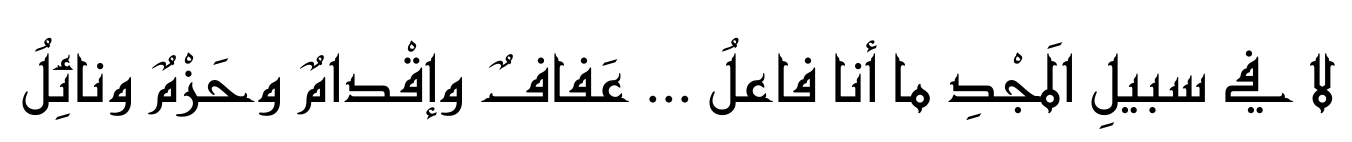
#> input picture test/7/2.png, 1352 x 142 px
$ jupyter execute --allow-errors final_version_right.ipynb   (older library calls are emulated)
#> lines starting #> are read from the running program, lines starting #| are printed output that depends on the picture; after the words box and inside, x2 and y2 are one past the last pixel; in counts of white or black regions, pixels touching at a corner belong together
#> further down, image is the input picture: PIL image 1352x142 RGBA; mean R, G, B, A 233.7, 233.7, 233.7, 255
### feature_extraction.py
from skimage.feature import greycomatrix, greycoprops
from skimage.filters import gabor_kernel
import numpy as np
import math
from scipy import ndimage as nd
import cv2
from skimage import feature,morphology
from pre_processing import *
# from commonfunctions import *
from collections import Counter
from scipy.signal import argrelextrema
from scipy.signal import convolve2d


# [185 lines left out: functions GLCM_features, compute_feats, gabor_filter, get_max_theta, skew_detection, project_image_diagonal and 8 more, not called in this run]


def count_ones(img):
    return np.sum(img) / (img.shape[0] * img.shape[1])


# [95 lines left out: functions LBP, LVL, not called in this run]


def lpq(img,winSize=3,freqestim=1,mode='nh'):
    rho=0.90

    STFTalpha=1/winSize  # alpha in STFT approaches (for Gaussian derivative alpha=1)
    sigmaS=(winSize-1)/4 # Sigma for STFT Gaussian window (applied if freqestim==2)
    sigmaA=8/(winSize-1) # Sigma for Gaussian derivative quadrature filters (applied if freqestim==3)

    convmode='valid' # Compute descriptor responses only on part that have full neigborhood. Use 'same' if all pixels are included (extrapolates np.image with zeros).

    img=np.float64(img) # Convert np.image to double
    r=(winSize-1)/2 # Get radius from window size
    x=np.arange(-r,r+1)[np.newaxis] # Form spatial coordinates in window

    if freqestim==1:  #  STFT uniform window
        #  Basic STFT filters
        w0=np.ones_like(x)
        w1=np.exp(-2*np.pi*x*STFTalpha*1j)
        w2=np.conj(w1)

    ## Run filters to compute the frequency response in the four points. Store np.real and np.imaginary parts separately
    # Run first filter
    filterResp1=convolve2d(convolve2d(img,w0.T,convmode),w1,convmode)
    filterResp2=convolve2d(convolve2d(img,w1.T,convmode),w0,convmode)
    filterResp3=convolve2d(convolve2d(img,w1.T,convmode),w1,convmode)
    filterResp4=convolve2d(convolve2d(img,w1.T,convmode),w2,convmode)

    # Initilize frequency domain matrix for four frequency coordinates (np.real and np.imaginary parts for each frequency).
    freqResp=np.dstack([filterResp1.real, filterResp1.imag,
                        filterResp2.real, filterResp2.imag,
                        filterResp3.real, filterResp3.imag,
                        filterResp4.real, filterResp4.imag])

    ## Perform quantization and compute LPQ codewords
    inds = np.arange(freqResp.shape[2])[np.newaxis,np.newaxis,:]
    LPQdesc=((freqResp>0)*(2**inds)).sum(2)

    ## Switch format to uint8 if LPQ code np.image is required as output
    if mode=='im':
        LPQdesc=np.uint8(LPQdesc)

    ## Histogram if needed
    if mode=='nh' or mode=='h':
        LPQdesc=np.histogram(LPQdesc.flatten(),range(256))[0]

    ## Normalize histogram if needed
    if mode=='nh':
        LPQdesc=LPQdesc/LPQdesc.sum()

    #print(LPQdesc)
    return LPQdesc
def hu_moments_func(test_image):
    return cv2.HuMoments(cv2.moments(test_image)).flatten()

### final_version_right.ipynb
[cell 1]
import os
from PIL import Image
import numpy as np
import cv2
from commonfunctions import *
from feature_extraction import *
from sklearn.neural_network import MLPClassifier
from sklearn.model_selection import GridSearchCV
from sklearn.ensemble import RandomForestClassifier, VotingClassifier
import joblib
from sklearn.svm import LinearSVC,SVC
from sklearn.model_selection import cross_val_score
from sklearn.decomposition import PCA
from skimage.filters import threshold_otsu

# Preprocessing Functions

the preprocessing that we are using
1-otsu thresholding to determine the threshold to convert our grayscale pics to binary
2-inverting backgrounds to make all images have black background and white text
3-cropping the text from the images (increased accuracy by 1%)

[cell 2]
def pre_process(img):
    thresh = threshold_otsu(img)
#> thresh = 135
    binary = img > thresh
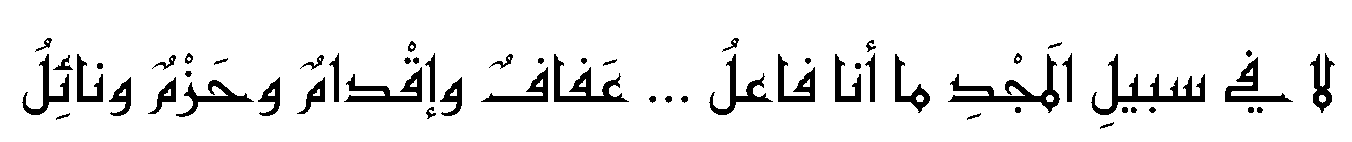
#> binary: shape (142, 1352) bool; 91.4% white; 58 black regions, largest, box (x1, y1, x2, y2) and area: (1091, 54, 1205, 115) 1529, (948, 54, 1060, 113) 1475, (554, 54, 629, 102) 1126
    if binary[0][0]==1:
        return np.invert(binary)
    return binary

def crop_image(img,tol=0):
    # img is 2D image data
    # tol  is tolerance
#> called with tol = 0
    mask = img>tol
    return img[np.ix_(mask.any(1).reshape(-1),mask.any(0).reshape(-1))]
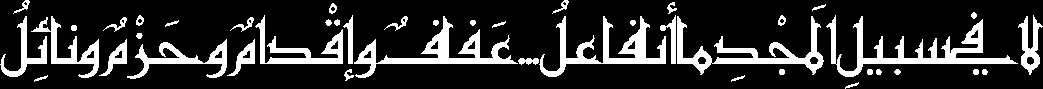
#> returned value: shape (89, 1043) bool; 17.8% white; 44 white regions, largest, box (x1, y1, x2, y2) and area: (826, 15, 1018, 77) 2654, (354, 16, 518, 78) 2194, (539, 16, 666, 77) 2124

# Reading the images from datasets

[cell 3]
def read_images(image_path='ACdata_base',data="test_set"):
    X = []
    y = []
    directories = [directory for directory in os.listdir(image_path) if not directory=='names.txt']
    for directory in directories:
        print(directory)
        for image_name in os.listdir(os.path.join(image_path, directory)):
            print(image_name)
            image = Image.open (os.path.join(os.path.join(image_path, directory),image_name))
            image = image.convert ("L")
            X.append(np.asarray (image ))
            y.append(directory)
    X = np.array(X)
    return X,y

#> (a cell that did not finish here is left out)

Converting X and Y to Np arrays

#> (a cell that did not finish here is left out)

# Performing preprocssing  on the Training Data

#> (a cell that did not finish here is left out)

#> (a cell that did not finish here is left out)

# Performing Feature Extracting using LPQ

#> (a cell that did not finish here is left out)

# Performing Model Training

To train our model we used for our voting classifier we used 1 NN and 1.5 SVM becuase when we tried the svm and NN before the accuracy of the SVM was higher than the neural networks

And for our votingclassifer parameters we determined them through trial and error and these parameters gave the highest accuracy

### First we will calculate the accuracy of the model before training it

[cell 9]
clf_nn = MLPClassifier(hidden_layer_sizes=(50),max_iter=3000)
clf_svm=SVC(kernel='rbf',probability=True,C=1000,gamma=5)
eclf2 = VotingClassifier(estimators=[
         ('nn', clf_nn),('svm',clf_svm)],
         voting='soft',
        flatten_transform=True,weights=[1,1.5])
#> (the rest of this cell did not finish here and is left out)

### Training the Model

[cell 10]
clf_svm.probability=True  ## to print the probalilty of every class
#> (the rest of this cell did not finish here and is left out)

# Testing The Model with Sample Test

[cell 11]
image = Image.open (os.path.join('test','7','2.png'))
image = np.array(image.convert ("L")) #loading the test
pre_processed_image=pre_process(image) ## preprocessing
cropped_image=crop_image(pre_processed_image)
lpq_image=lpq(cropped_image,winSize=11) #perfroming the feature extraction
#> in lpq, `LPQdesc=((freqResp>0)*(2**inds)).sum(2)`:
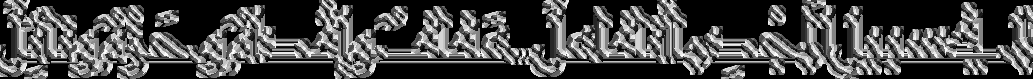
#> LPQdesc: shape (79, 1033) int64; min 0, max 255, mean 71.8
#> in lpq, `LPQdesc=np.histogram(LPQdesc.flatten(),range(256))[0]`: LPQdesc = 255 values, max 33628 at index 0, min 8 at index 114, mean 320
#> in lpq, `LPQdesc=LPQdesc/LPQdesc.sum()`: LPQdesc = 255 values, max 0.412 at index 0, min 9.8e-05 at index 114, mean 0.00392
#> lpq_image has the same summary as LPQdesc in lpq
#> (the rest of this cell did not finish here and is left out)
